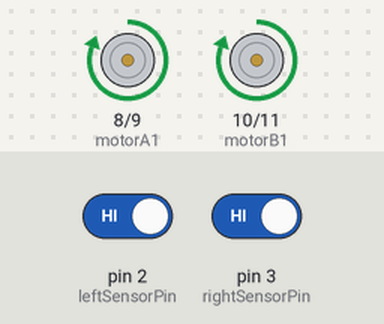
A sketch run on a simulated Arduino Uno, built with avr-gcc and run on an emulated ATmega328P. Shown: motor-driver pin pairs drawn as motors (green arrow = first pin HIGH = forward, orange = second pin HIGH = backward, longer = more drive, scaled by the enable pin). Inputs (shaded band) come from the test bench; at power-on: pin 2 (leftSensorPin) HIGH, pin 3 (rightSensorPin) HIGH.

Above: at 1.2 s.
1.3 s: pin 2 (leftSensorPin) driven LOW
At 1.7 s:
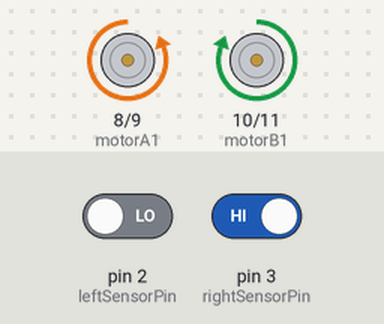
2.8 s: pin 3 (rightSensorPin) driven LOW
At 4.0 s:
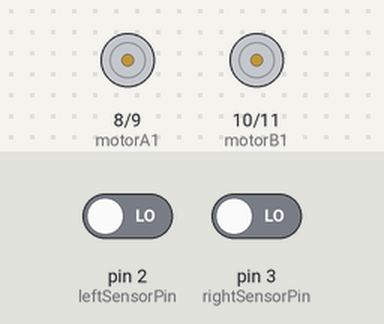
4.3 s: pin 2 (leftSensorPin) driven HIGH
At 5.2 s:
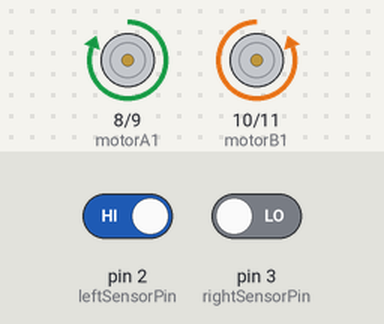
5.8 s: pin 3 (rightSensorPin) driven HIGH
At 6.3 s:
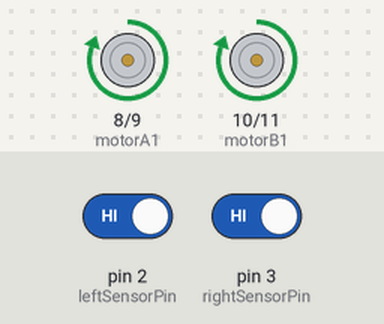
Timing chart, 0 to 8.3 s (numbered marks = the images above; inputs shaded):
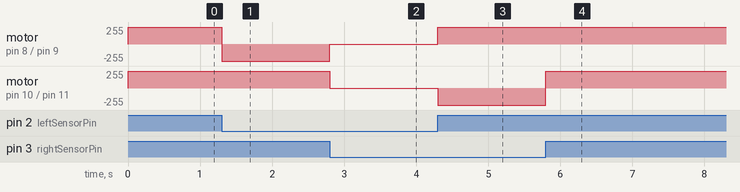

Measured:
- after the input at 1.3 s, motor on pin 8 (motorA1) / pin 9 (motorA2): forward 255/255 → backward 255/255 at once
- after the input at 2.8 s, motor on pin 8 (motorA1) / pin 9 (motorA2): backward 255/255 → stopped at once; motor on pin 10 (motorB1) / pin 11 (motorB2): forward 255/255 → stopped at once
- after the input at 4.3 s, motor on pin 8 (motorA1) / pin 9 (motorA2): stopped → forward 255/255 at once; motor on pin 10 (motorB1) / pin 11 (motorB2): stopped → backward 255/255 at once
- after the input at 5.8 s, motor on pin 10 (motorB1) / pin 11 (motorB2): backward 255/255 → forward 255/255 at once

The sketch:

line_follower_basic_logic.ino
```cpp
/*
  Line Follower Robot – Arduino

  Note:
  This code represents the final working logic used in the project.
  Minor pin changes and tuning were done during testing,
  but the core decision logic and motor control remain the same.

  Project focus: learning sensors, motor control, and hardware debugging.
*/


// IR sensor pins (digital)
const int leftSensorPin = 2;
const int rightSensorPin = 3;

// Motor control pins
const int motorA1 = 8;
const int motorA2 = 9;
const int motorB1 = 10;
const int motorB2 = 11;
const int enableA = 5;
const int enableB = 6;

void setup() {
  // Motor pins as output
  pinMode(motorA1, OUTPUT);
  pinMode(motorA2, OUTPUT);
  pinMode(motorB1, OUTPUT);
  pinMode(motorB2, OUTPUT);
  pinMode(enableA, OUTPUT);
  pinMode(enableB, OUTPUT);

  // IR sensor pins as input
  pinMode(leftSensorPin, INPUT);
  pinMode(rightSensorPin, INPUT);

  // Start motors at full speed
  analogWrite(enableA, 255);
  analogWrite(enableB, 255);
}

void loop() {
  // Read sensor values
  bool leftDetected = (digitalRead(leftSensorPin) == LOW);   // LOW means black detected
  bool rightDetected = (digitalRead(rightSensorPin) == LOW); // LOW means black detected

  // Decision logic
  if (!leftDetected && !rightDetected) {
    // Both sensors on white — move forward
    moveForward();
  } else if (leftDetected && !rightDetected) {
    // Left sensor on black — turn left
    turnLeft();
  } else if (!leftDetected && rightDetected) {
    // Right sensor on black — turn right
    turnRight();
  } else {
    // Both sensors on black — stop
    stopMotors();
  }
}

void moveForward() {
  digitalWrite(motorA1, HIGH);
  digitalWrite(motorA2, LOW);
  digitalWrite(motorB1, HIGH);
  digitalWrite(motorB2, LOW);
}

void turnLeft() {
  digitalWrite(motorA1, LOW);
  digitalWrite(motorA2, HIGH);
  digitalWrite(motorB1, HIGH);
  digitalWrite(motorB2, LOW);
}

void turnRight() {
  digitalWrite(motorA1, HIGH);
  digitalWrite(motorA2, LOW);
  digitalWrite(motorB1, LOW);
  digitalWrite(motorB2, HIGH);
}

void stopMotors() {
  digitalWrite(motorA1, LOW);
  digitalWrite(motorA2, LOW);
  digitalWrite(motorB1, LOW);
  digitalWrite(motorB2, LOW);
}
```
